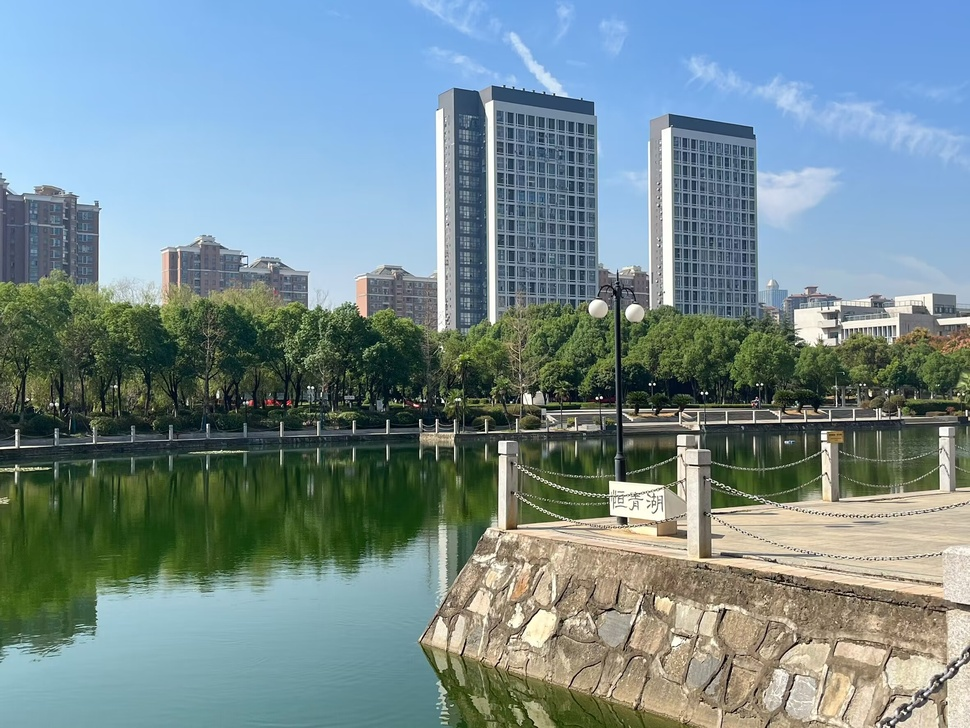
#> input picture 2.jpg, 970 x 728 px, shrunk from 2362 x 1772 before the run
$ python '灰度级切片.py'
#> lines starting #> are read from the running program, lines starting #| are printed output that depends on the picture; after the words box and inside, x2 and y2 are one past the last pixel; in counts of white or black regions, pixels touching at a corner belong together
import cv2
import numpy as np
import matplotlib.pyplot as plt

# 读取图像并转换为灰度模式
image_path = '2.jpg'  # 替换为你的图像路径
image = cv2.imread(image_path, cv2.IMREAD_GRAYSCALE)  # 直接以灰度模式读取
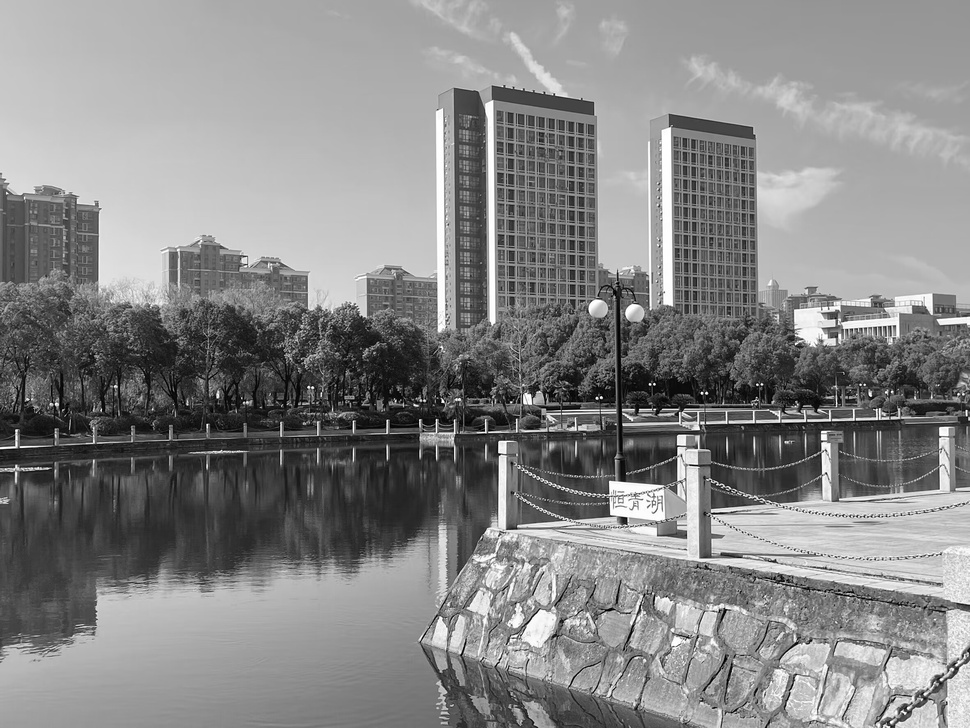
#> image: shape (728, 970); min 0, max 255, mean 134

# 定义灰度级切片的阈值
thresholds = [0, 85, 170, 255]  # 根据需要调整阈值
segments = len(thresholds) - 1

# 创建一个新的数组用于存储切片结果
segmented_image = np.zeros_like(image)

# 创建变换函数
transform_map = np.arange(256, dtype=np.uint8)

# 根据灰度值进行切片，并构建变换函数
for i in range(segments):
    lower_bound = thresholds[i]
    upper_bound = thresholds[i + 1]
    mask = (image >= lower_bound) & (image < upper_bound)

    # 使用线性插值来映射值
    if i < segments - 1:  # 如果不是最后一个段
        new_value = (i + 1) * (255 // segments)
        transform_map[lower_bound:upper_bound] = new_value
    else:  # 对于最后一个段，直接赋值
        transform_map[lower_bound:upper_bound + 1] = 255

    segmented_image[mask] = transform_map[image[mask]]
#> this loop made 3 passes
#> pass 1, `mask = (image >= lower_bound) & (image < upper_bound)`:
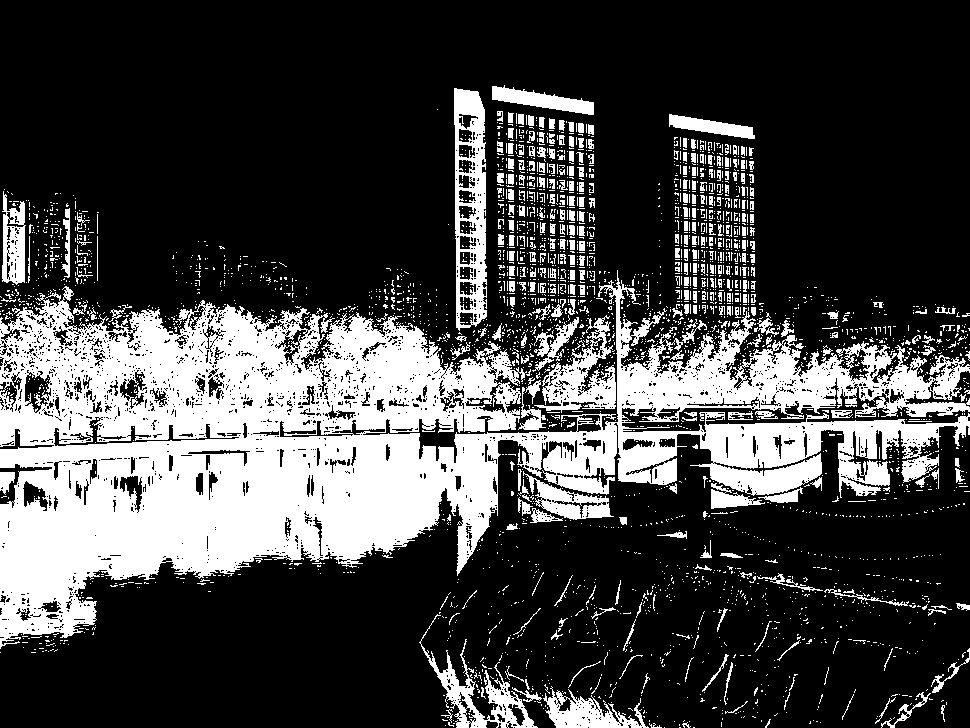
#> mask: shape (728, 970) bool; 27% white; 3324 white regions (2990 under 20 px), largest, box (x1, y1, x2, y2) and area: (0, 270, 970, 649) 145431, (454, 88, 487, 331) 4812, (534, 315, 616, 413) 3046
#> pass 2, `mask = (image >= lower_bound) & (image < upper_bound)`:
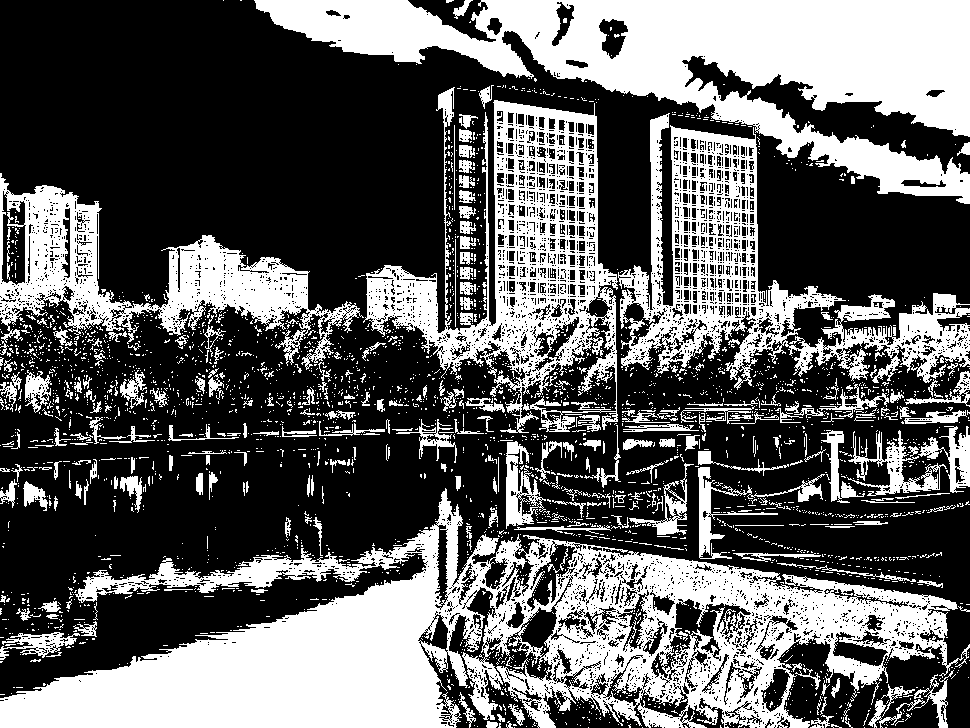
#> mask: shape (728, 970) bool; 37.8% white; 3145 white regions (2864 under 20 px), largest, box (x1, y1, x2, y2) and area: (0, 488, 970, 728) 92176, (254, 0, 970, 204) 60130, (363, 87, 618, 433) 27962
#> pass 3, `mask = (image >= lower_bound) & (image < upper_bound)`:
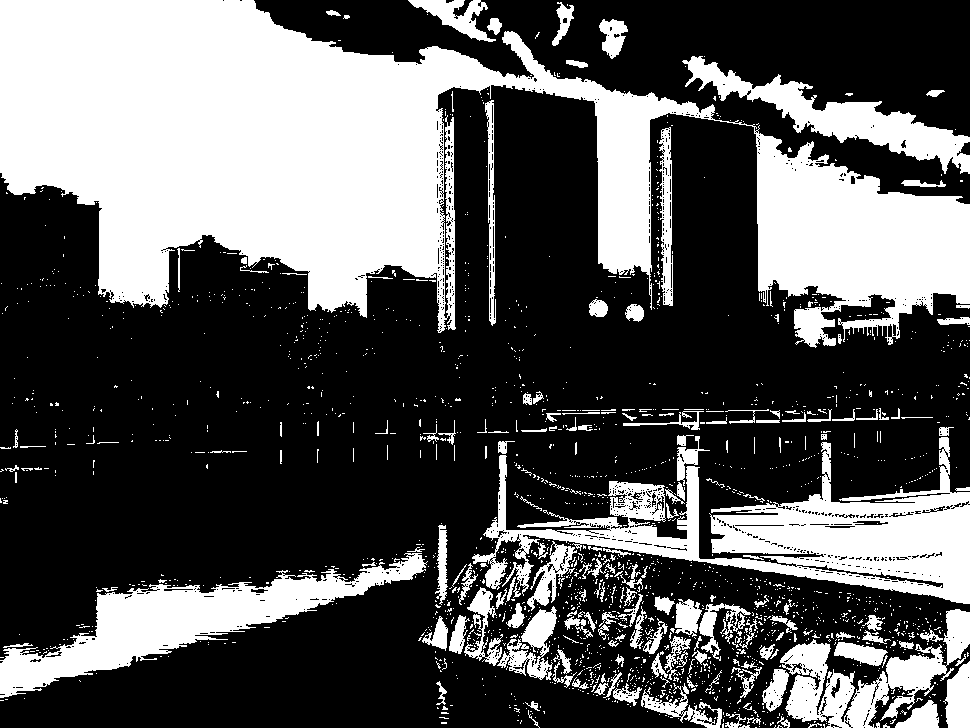
#> mask: shape (728, 970) bool; 35% white; 1913 white regions (1724 under 20 px), largest, box (x1, y1, x2, y2) and area: (0, 0, 970, 348) 150499, (472, 437, 970, 604) 28570, (0, 553, 428, 698) 17222
#> after the loop:
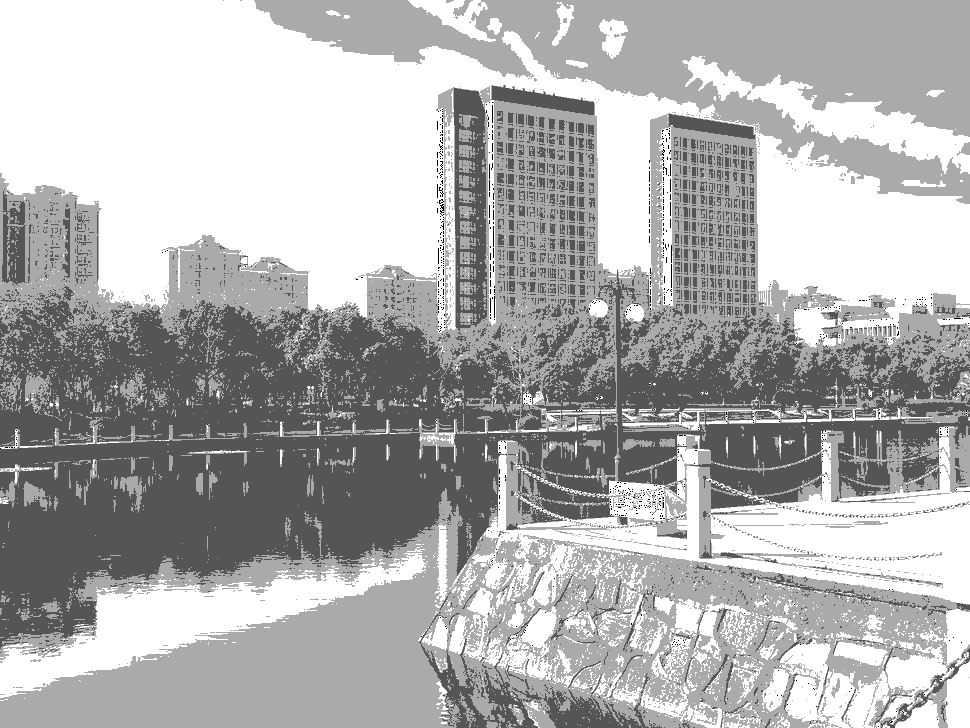
#> segmented_image: shape (728, 970); min 0, max 255, mean 176.4
#> after the loop, transform_map = 256 values from 85 to 255

# 显示原始图像和切片图像
plt.figure(figsize=(18, 6))

plt.subplot(1, 3, 1)
plt.title("Original Grayscale Image")
plt.imshow(image, cmap='gray')
plt.axis('off')

plt.subplot(1, 3, 2)
plt.title("Segmented Image")
plt.imshow(segmented_image, cmap='gray')
plt.axis('off')

# 绘制变换函数
plt.subplot(1, 3, 3)
plt.title("Transformation Function")
plt.plot(transform_map, color='blue')
plt.xlim(0, 255)
plt.ylim(0, 255)
plt.xlabel("Original Gray Level")
plt.ylabel("Transformed Gray Level")
plt.grid()
plt.axhline(y=255, color='r', linestyle='--')  # 可选：最大值水平线
plt.axvline(x=thresholds[0], color='gray', linestyle='--')  # 可选：阈值线
plt.axvline(x=thresholds[1], color='gray', linestyle='--')  # 可选：阈值线
plt.axvline(x=thresholds[2], color='gray', linestyle='--')  # 可选：阈值线

plt.tight_layout()
plt.show()
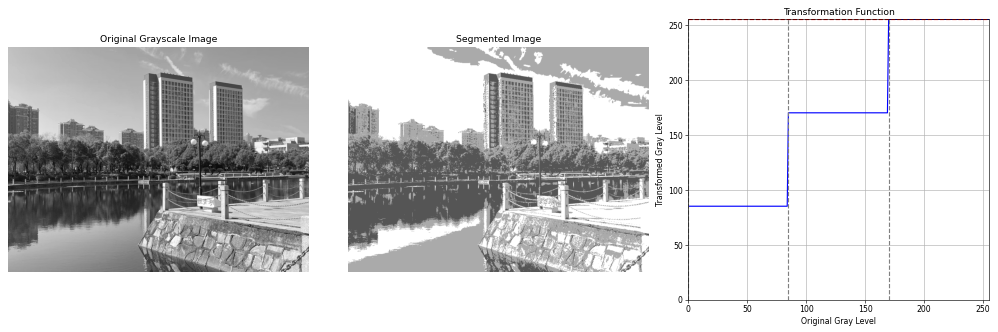
#> figure drawn by matplotlib, 3 panels; panel 3: curve peaks at x = 170, y = 255

$ run again, with 1.jpg copied over 2.jpg
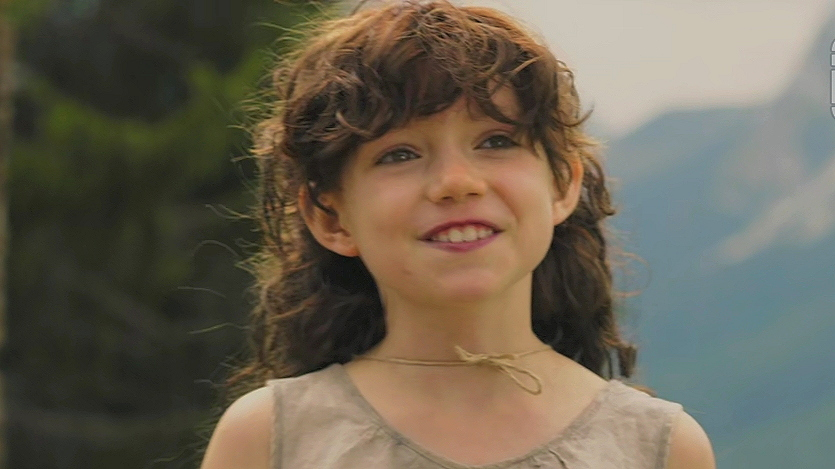
#> input picture 1.jpg, 835 x 469 px
#> after the loop `for i in range(segments):`:
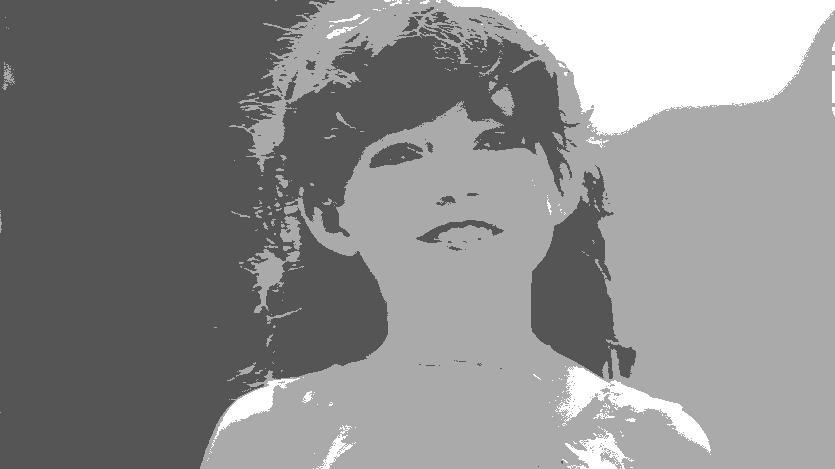
#> segmented_image: shape (469, 835); min 85, max 255, mean 139.5
#> after the loop `for i in range(segments):`: transform_map = 256 values from 85 to 255
#> `plt.show()`:
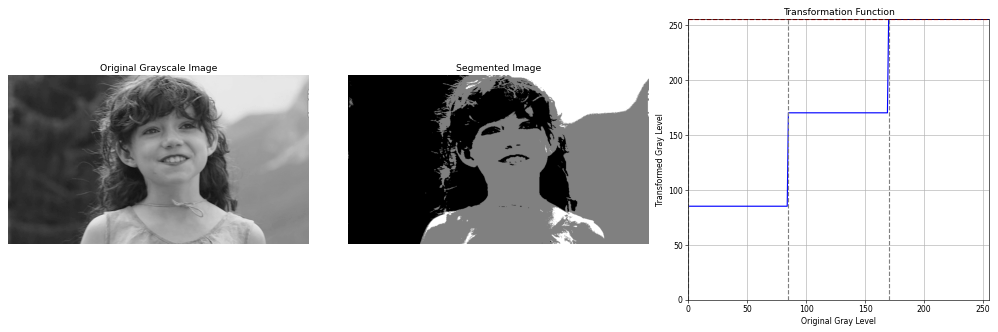
#> figure drawn by matplotlib, 3 panels; panel 3: curve peaks at x = 170, y = 255

$ run again, with 3.png saved as 2.jpg
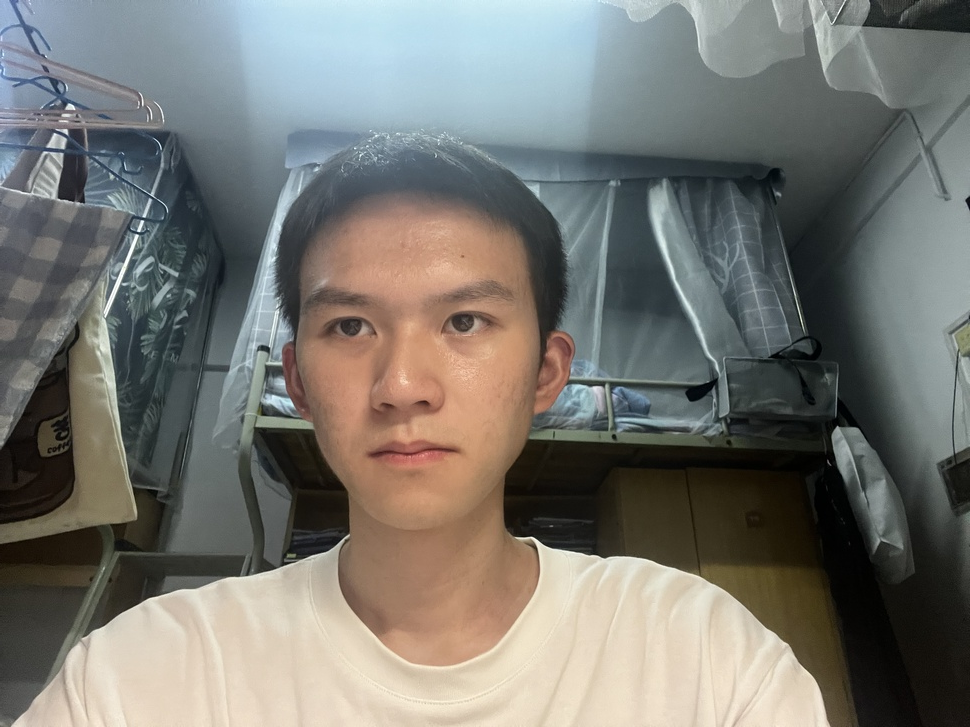
#> input picture 3.png, 970 x 727 px, shrunk from 4032 x 3024 before the run
#> after the loop `for i in range(segments):`:
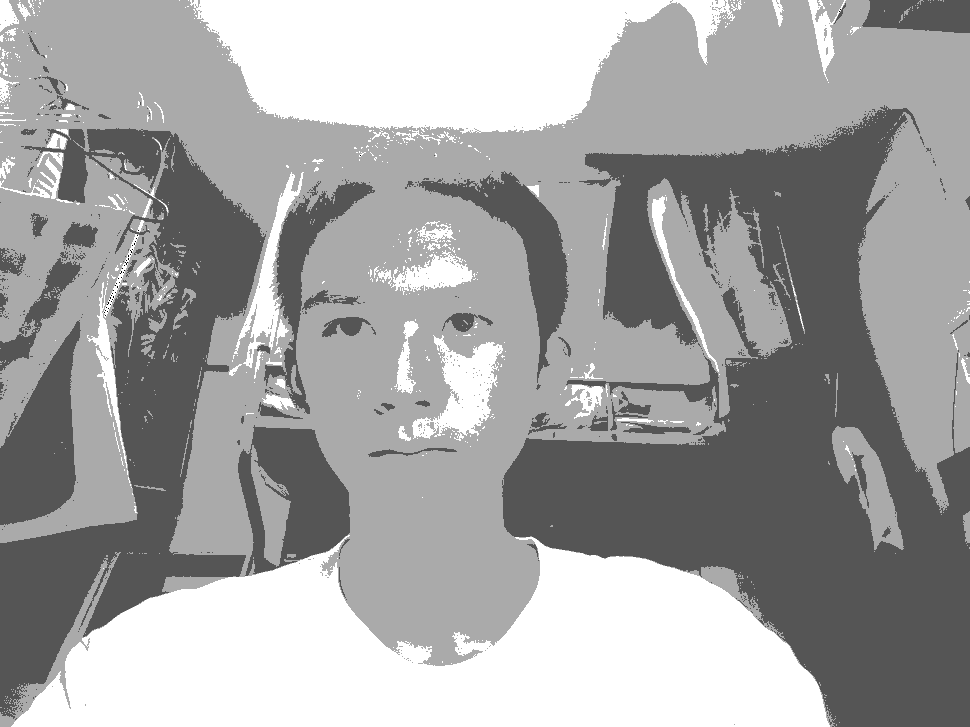
#> segmented_image: shape (727, 970); min 0, max 255, mean 161.9
#> after the loop `for i in range(segments):`: transform_map = 256 values from 85 to 255
#> `plt.show()`:
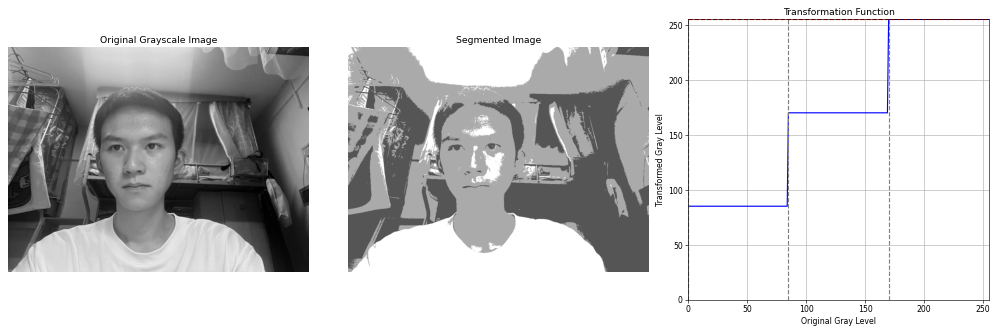
#> figure drawn by matplotlib, 3 panels; panel 3: curve peaks at x = 170, y = 255
